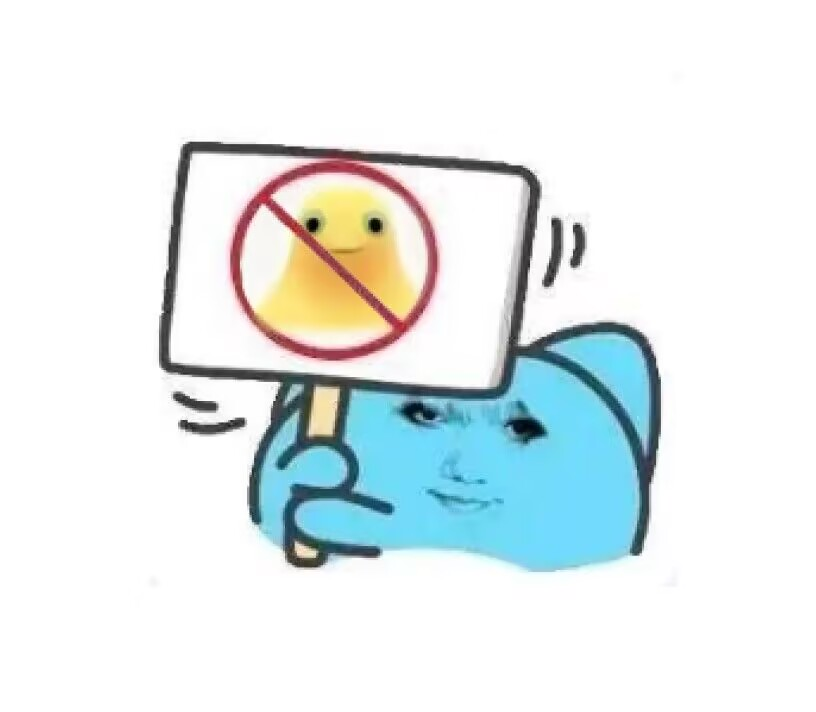
#> input picture template-source.jpg, 816 x 712 px
$ python build_assets.py
#> lines starting #> are read from the running program, lines starting #| are printed output that depends on the picture; after the words box and inside, x2 and y2 are one past the last pixel; in counts of white or black regions, pixels touching at a corner belong together
"""Build template.png + overlay.png from the source meme, plus tools/geometry.json.

In the finished sticker the user's picture is clipped to a circle, so inside that circle
the picture hides *everything* the source meme had there - including the red ring.  That
makes the overlay the only thing drawing the ring, and it means the ring has to be
measured exactly: any part of the picture that reaches past the painted red would show up
as a halo of the picture outside the prohibition sign (the bug this file now guards
against by construction).

Pipeline
  1. a red mask that also rejects the mascot's yellow/orange and skin tones,
  2. circle centre fit + the ring's inner/outer edge measured per angle (keeps the
     hand-drawn wobble),
  3. overlay.png
       - r >= ring_in(angle): the source's own pixels (board, ring's soft outer edge),
       - the ring band [ring_in, ring_out] repainted in the sign's red, aged with
         multi-scale ink-density noise, chips and grime, its outer edge nibbled by the
         same noise so it stops reading as a vector circle laid over the photograph,
       - a clean slash inside, cut off at the ring's inner edge, carrying the same ink,
     so the picture shows through the ring's inner hole and nothing past it,
  4. slashmask.png: just the slash, so the page can drop it for "only keep the ring",
  5. template.png: the same source with everything inside ring_in(angle) painted white
     (the yellow mascot erased, the wobble preserved).
"""
import io
import json
import math
import os

import numpy as np
from PIL import Image

ROOT = os.path.dirname(os.path.dirname(os.path.abspath(__file__)))
SRC = os.path.join(ROOT, "template-source.jpg")
OUT = os.path.join(ROOT, "assets")
os.makedirs(OUT, exist_ok=True)

NB = 48                      # angular buckets for the ring profile
FEATHER = 1.0                # px of antialiasing on every edge we synthesise
RED_FALLBACK = (190, 32, 45)


def smooth_circular(values):
    n = len(values)
    return [(values[(i - 1) % n] + 2 * values[i] + values[(i + 1) % n]) / 4 for i in range(n)]


img = Image.open(SRC).convert("RGB")
#> img is the input picture: PIL image 816x712 RGB; mean R, G, B 228.7, 236.5, 237.1
W, H = img.size
a = np.asarray(img).astype(np.float32)
r, g, b = a[:, :, 0], a[:, :, 1], a[:, :, 2]

# ---- red mask ------------------------------------------------------------------------
# The mascot is orange/yellow and skin is pink, and both satisfy "r > g > b".  What makes
# real red different is that its blue is close to its green, while yellow/skin have a lot
# less blue than green.  That single test keeps the mask clean without any blob hunting.
red = (r > 100) & (r - g > 35) & (b >= g - 15)
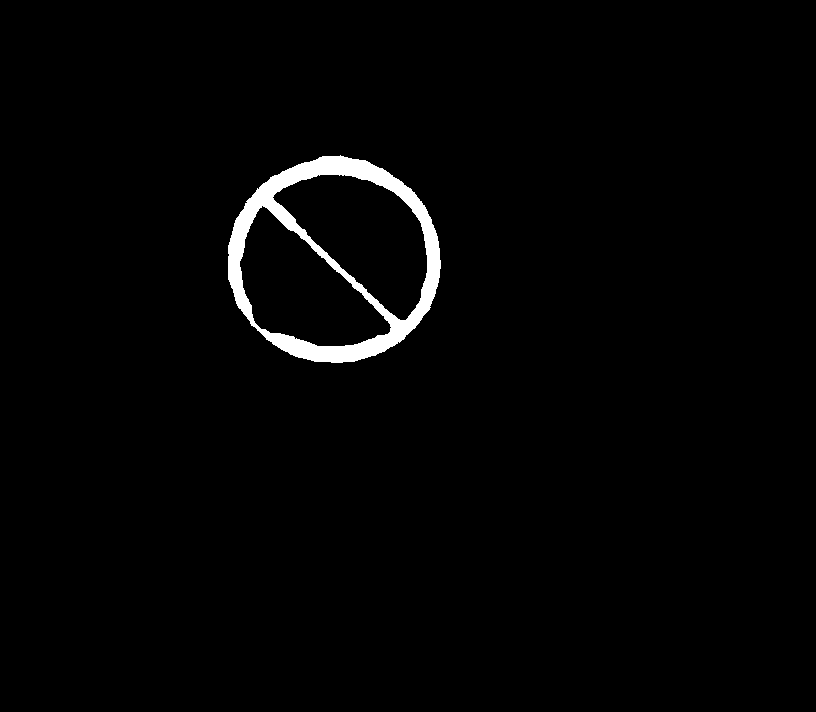
#> red: shape (712, 816) bool; 1.8% white; 1 white region, box (x1, y1, x2, y2) and area: (228, 155, 441, 363) 10332
print("red mask: %d px" % int(red.sum()))
#| red mask: 10332 px

ys, xs = np.nonzero(red)
#> ys = 10332 values from 155 to 362; xs = 10332 values, max 440 at index 5497, min 228 at index 4882, mean 333.8
picked = np.hypot(xs - 333.67, ys - 259.78) > 70      # ignore the slash while fitting
x = xs[picked].astype(np.float64)
#> x = 9289 values, max 440 at index 4935, min 228 at index 4474, mean 334.5
y = ys[picked].astype(np.float64)
#> y = 9289 values from 155 to 362

# ---- circle centre: iterative algebraic fit on the ring band -------------------------
cx, cy, rad = 334.5, 259.5, 99.0
for _ in range(12):
    d = np.hypot(x - cx, y - cy)
    m = d > rad - 20
    A = np.column_stack([x[m], y[m], np.ones(int(m.sum()))])
    sol, *_ = np.linalg.lstsq(A, x[m] ** 2 + y[m] ** 2, rcond=None)
    cx, cy = sol[0] / 2, sol[1] / 2
    rad = math.sqrt(sol[2] + cx * cx + cy * cy)
#> this loop made 12 passes
#> (sol, rad) on passes 1 to 8: ([667.8, 520.3, -169735], 97.02), ([667.8, 520.3, -169761.3], 96.94), ([667.8, 520.3, -169764.2], 96.94), ([667.8, 520.3, -169764.2], 96.94), ([667.8, 520.3, -169764.2], 96.94), ([667.8, 520.3, -169764.2], 96.94), ([667.8, 520.3, -169764.2], 96.94), ([667.8, 520.3, -169764.2], 96.94)
print("centre=(%.2f, %.2f) radius~%.2f" % (cx, cy, rad))
#| centre=(333.90, 260.14) radius~96.94

# ---- slash: direction, offset and width ----------------------------------------------
# Inside the ring the remaining red pixels are the slash (the warm smear the mascot's face
# picks up is deliberately not in the mask).  A prohibition slash always runs from upper
# left to lower right, so the angle is searched in that neighbourhood only.
sel = np.hypot(x - cx, y - cy) < (rad - 12)
xi, yi = x[sel], y[sel]
#> xi = 311 values, max 396 at index 263, min 267 at index 67, mean 323.9; yi = 311 values from 200 to 323
mean = np.array([xi.mean(), yi.mean()])
#> mean = [323.9, 254.6]
best = None
for deg in np.arange(35.0, 56.01, 0.25):
    th = math.radians(deg)
    dv = np.array([math.cos(th), math.sin(th)])
    pv = np.array([-dv[1], dv[0]])
    pr = np.vstack([xi - mean[0], yi - mean[1]]).T @ pv
    for wid in np.arange(8.0, 24.5, 0.5):
        m = np.abs(pr) <= wid / 2
        if m.sum() < 60:
            break
        tr = np.vstack([xi[m] - mean[0], yi[m] - mean[1]]).T @ dv
        span = float(np.percentile(tr, 99) - np.percentile(tr, 1))
        score = span - 0.4 * wid
        if best is None or score > best[0]:
            best = (score, deg, wid, span)
#> after the loop, best = (166.5, 45.5, 8, 169.7)
_, deg, _, span = best
#> deg = 45.5; span = 169.7
th = math.radians(deg)
#> th = 0.794
adir = np.array([math.cos(th), math.sin(th)])
#> adir = [0.701, 0.713]
aperp = np.array([-adir[1], adir[0]])
#> aperp = [-0.713, 0.701]
pr = (xi - cx) * aperp[0] + (yi - cy) * aperp[1]
#> pr = 311 values, max 11.16 at index 67, min -4.45 at index 263, mean 3.25
slash_off = float(np.median(pr))                 # line offset from the sign's centre
#> slash_off = 2.69
near = np.abs(pr - slash_off) < 14.0
# the pixel core plus the ~1px of JPEG blending on each side is what the eye reads as the
# stroke, and it lands on the same weight as the ring (which is how the meme is drawn)
slash_w = float(np.percentile(pr[near], 97) - np.percentile(pr[near], 3)) + 2.0
#> slash_w = 16.08
print("slash: angle=%.1f deg dir=(%.4f, %.4f) width=%.2f offset=%.2f" %
      (deg, adir[0], adir[1], slash_w, slash_off))
#| slash: angle=45.5 deg dir=(0.7009, 0.7133) width=16.08 offset=2.69

# ---- ring band per angle -------------------------------------------------------------
yy, xx = np.mgrid[0:H, 0:W]
dist = np.hypot(xx - cx, yy - cy)
ang = (np.degrees(np.arctan2(yy - cy, xx - cx)) + 360.0) % 360.0
# drop the slash (and its ends, which blend into the ring) before measuring the band
slash_perp = np.abs((xx - cx) * aperp[0] + (yy - cy) * aperp[1] - slash_off)
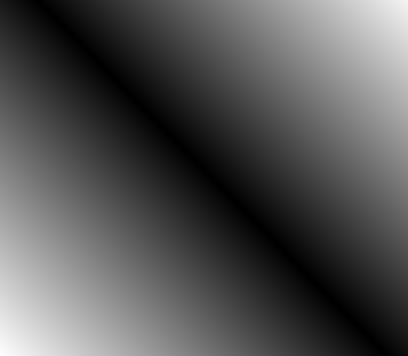
#> slash_perp: shape (712, 816) float64 (shown at 1/2 size); min 0, max 551.5, mean 181.4; drawn with min black and max white
ring_only = red & (slash_perp > slash_w / 2 + 4)
#> ring_only: shape (712, 816) bool; 1.4% white; 2 white regions, box (x1, y1, x2, y2) and area: (269, 155, 441, 329) 4276, (228, 197, 396, 363) 3864

angles = np.arange(NB) * 360.0 / NB
edge_in, edge_out = [np.nan] * NB, [np.nan] * NB
for i in range(NB):
    s = ring_only & (ang >= i * 360.0 / NB) & (ang < (i + 1) * 360.0 / NB) & (dist > 70) & (dist < 125)
    dd = dist[s]
    if dd.size < 25:
        continue
    edge_in[i] = float(np.percentile(dd, 3))
    edge_out[i] = float(np.percentile(dd, 97))
#> after the loop, edge_in = 48 items, first 6: 93.3, 92.98, 92.6, 94.4, 93.36, 93.56; edge_out = 48 items, first 6: 106.1, 106.1, 105.9, 106.1, 104.9, 104.9
# buckets where the slash crosses the ring keep too few pixels: interpolate from the
# buckets that do have a measurement, then smooth around the circle
good = [i for i in range(NB) if not np.isnan(edge_in[i])]
#> good = 46 values from 0 to 47
if len(good) < NB // 2:
    raise SystemExit("could not measure the ring: only %d/%d buckets had pixels" % (len(good), NB))
wrapped = good + [g + NB for g in good]
#> wrapped = 92 values from 0 to 95
for i in range(NB):
    if np.isnan(edge_in[i]):
        k = np.searchsorted(wrapped, i)
        lo, hi = wrapped[k - 1], wrapped[k]
        t = (i - lo) / (hi - lo)
        edge_in[i] = edge_in[lo % NB] * (1 - t) + edge_in[hi % NB] * t
        edge_out[i] = edge_out[lo % NB] * (1 - t) + edge_out[hi % NB] * t
#> this loop made 48 passes
#> (k, lo, hi, t) on passes 7, 30: (6, 5, 7, 0.5), (28, 28, 30, 0.5)
#> after the loop, edge_in = 48 values, max 98.66 at index 18, min 86.03 at index 11, mean 90.51; edge_out = 48 values, max 106.9 at index 22, min 101.4 at index 12, mean 104.2
prof_in = smooth_circular(edge_in)
#> in smooth_circular, `n = len(values)`: n = 48
#> prof_in = 48 values, max 97.05 at index 18, min 86.17 at index 11, mean 90.51
prof_out = smooth_circular(edge_out)
#> prof_out = 48 values, max 106.5 at index 22, min 101.7 at index 12, mean 104.2
ring_in, ring_out = float(np.median(prof_in)), float(np.median(prof_out))
#> ring_in = 90.93; ring_out = 104.1
ring_in_min, ring_in_max = float(min(prof_in)), float(max(prof_in))
#> ring_in_min = 86.17; ring_in_max = 97.05
ring_out_min, ring_out_max = float(min(prof_out)), float(max(prof_out))
#> ring_out_min = 101.7; ring_out_max = 106.5
print("ring in %.1f..%.1f (med %.1f)  out %.1f..%.1f (med %.1f)" %
      (ring_in_min, ring_in_max, ring_in, ring_out_min, ring_out_max, ring_out))
#| ring in 86.2..97.1 (med 90.9)  out 101.7..106.5 (med 104.1)

# ---- colour of the repainted sign ----------------------------------------------------
# The source is a re-encoded JPEG and its stroke reads as a dull brick red; the sign is
# repainted in the red the tool has always used so the finished sticker looks like a
# prohibition sign rather than a washed-out copy.
RED = RED_FALLBACK
band = red & (np.abs(dist - (ring_in + ring_out) / 2) < 4)
#> band: shape (712, 816) bool; 0.81% white; 1 white region, box (x1, y1, x2, y2) and area: (233, 159, 436, 362) 4696
print("ring core colour in the source %s (%d px), repainting with %s" %
      (tuple(int(np.median(a[:, :, c][band])) for c in range(3)), int(band.sum()), RED))
#| ring core colour in the source (160, 75, 85) (4696 px), repainting with (190, 32, 45)

# ---- per-pixel interpolated ring edges ----------------------------------------------
grid = np.concatenate([angles, [360.0]])
rin_px = np.interp(ang, grid, prof_in + [prof_in[0]])
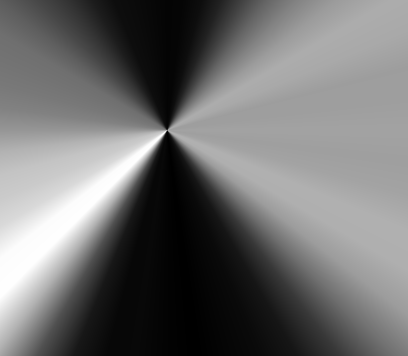
#> rin_px: shape (712, 816) float64 (shown at 1/2 size); min 86.17, max 97.05, mean 90.9; drawn with min black and max white
rout_px = np.interp(ang, grid, prof_out + [prof_out[0]])

clip = lambda v: np.clip(v, 0.0, 1.0)


def value_noise(shape, cells, seed):
    """Smooth pseudo-random field in [0,1): a coarse grid, smoothstep-upsampled."""
    h, w = shape
    g = np.random.default_rng(seed).random((cells + 1, cells + 1)).astype(np.float32)
    ys = np.linspace(0.0, cells, h, endpoint=False)
    xs = np.linspace(0.0, cells, w, endpoint=False)
    y0 = np.floor(ys).astype(np.int32)
    x0 = np.floor(xs).astype(np.int32)
    fy = (ys - y0)[:, None]
    fx = (xs - x0)[None, :]
    fy = fy * fy * (3 - 2 * fy)
    fx = fx * fx * (3 - 2 * fx)
    a00 = g[np.ix_(y0, x0)]
    a01 = g[np.ix_(y0, x0 + 1)]
    a10 = g[np.ix_(y0 + 1, x0)]
    a11 = g[np.ix_(y0 + 1, x0 + 1)]
    top = a00 * (1 - fx) + a01 * fx
    bot = a10 * (1 - fx) + a11 * fx
    return top * (1 - fy) + bot * fy


# ---- aged ink -------------------------------------------------------------------------
# A perfectly even red reads as a vector overlay pasted onto the photograph.  Real screen
# print on a board is never even: it thins where it was wiped, darkens where it pooled,
# gets knocked off in chips and carries a faint grain.  All of that lives in the *colour*
# only - the overlay's alpha, which is what actually keeps the picture inside the ring, is
# left exactly as measured, so none of this can move the leak boundary.
#
# The amplitudes are set so the ring's tonal spread is in the same league as the source
# photo's own (a flat repaint measures ~0 where the source measures ~27), because a stroke
# far smoother than its surroundings is what gives the game away.
blotch = value_noise((H, W), 8, 1301)             # broad thinning / pooling
patch = value_noise((H, W), 24, 1305)             # unevenness along the stroke
speck = value_noise((H, W), 55, 1302)             # patchiness
tooth = value_noise((H, W), 190, 1303)            # fine tooth
grain = np.random.default_rng(1306).normal(0.0, 1.0, (H, W)).astype(np.float32)
BOARD = np.array([201, 194, 183], np.float32)     # what the print sits on
GRIME = np.array([78, 52, 46], np.float32)        # soot caught in the low spots

density = np.clip(1.0
                  + 0.30 * (blotch - 0.5) * 2.0
                  + 0.17 * (patch - 0.5) * 2.0
                  + 0.11 * (speck - 0.5) * 2.0
                  + 0.07 * (tooth - 0.5) * 2.0
                  + 0.07 * grain, 0.60, 1.28)
ink = np.array(RED, np.float32)[None, None, :] * density[:, :, None]

# a soft faded wash over the thin parts of the print ...
wash = clip((0.52 - blotch) * 3.2) * (0.45 + 0.55 * patch) * 0.30
# ... plus rarer spots where the ink is actually gone and the board shows
spots = clip((0.34 - speck) * 5.0) * clip(0.35 + (0.58 - blotch) * 2.0) * 0.85
wear = np.maximum(wash, spots)
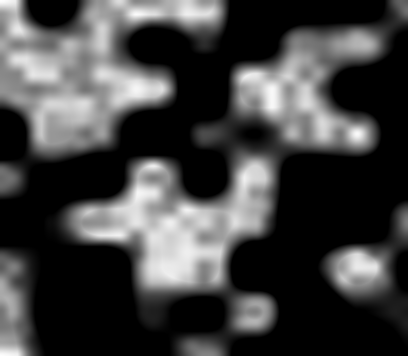
#> wash: shape (712, 816) float64 (shown at 1/2 size); min 0, max 0.299, mean 0.0766; drawn with min black and max white
ink = ink * (1 - wear[:, :, None]) + BOARD * wear[:, :, None]

# grime settles in the broad low areas
grime = clip((blotch - 0.66) * 2.8) * (0.55 + 0.45 * grain * 0.5) * 0.34
ink = ink * (1 - grime[:, :, None]) + GRIME * grime[:, :, None]

# ---- overlay -------------------------------------------------------------------------
# The board, the sign's black frame and the ring's soft outer edge all come straight from
# the source; only the ring band and the slash are repainted.
disc_r = ring_out_max + 6.0
#> disc_r = 112.5
dist_slash = np.abs((xx - cx) * aperp[0] + (yy - cy) * aperp[1] - slash_off)
outside_a = clip((dist - rin_px) / FEATHER) * clip((disc_r - dist) / FEATHER)
# Both edges of the stroke are nibbled by the same noise so it stops reading as a compass
# circle laid over the photo.  Eroding or extending the *red* is safe: what keeps the
# picture in is outside_a, and all that changes here is which colour sits on top.
edge_out = (value_noise((H, W), 70, 1304) - 0.5) * 4.2
edge_in = (value_noise((H, W), 46, 1307) - 0.5) * 1.8
ring_a = clip(0.5 + np.minimum(dist - (rin_px + edge_in), rout_px + edge_out - dist) / FEATHER)
slash_a = clip(slash_w / 2 + 0.5 - dist_slash) * clip((ring_in_max + 2.0 - dist) / FEATHER)
red_a = np.maximum(ring_a, slash_a)

ov_rgb = a * (1.0 - red_a[:, :, None]) + ink * red_a[:, :, None]
ov_a = np.maximum(outside_a, slash_a) * 255.0
ov = np.dstack([ov_rgb, ov_a]).astype(np.uint8)
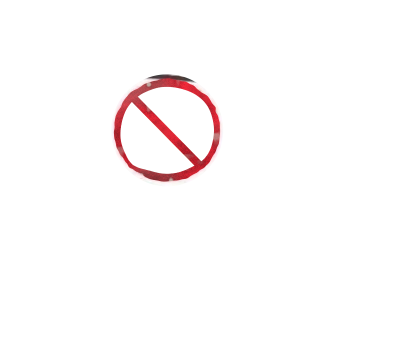
#> ov: shape (712, 816, 4) (shown at 1/2 size); mean R, G, B, A 228.8, 235.3, 236.1, 7.1; transparent parts drawn white

# How uneven did the ink end up?  A flat repaint measures ~0 here while the source photo's
# own stroke measures ~27, and a stroke far smoother than its surroundings is what makes the
# sign look pasted on.  "worn" is the share of the stroke where the board shows through.
lum = ov_rgb[:, :, :3][band].mean(1)
#> lum = 4696 values, max 221.7 at index 3058, min 62.28 at index 3488, mean 100.7
worn = 100.0 * (ov_rgb[:, :, 1][band] > 90).mean()
#> worn = 6.05
print("aged ink: luminance std %.1f (was %.1f for a flat repaint, source stroke %.1f), "
      "p1..p99 %.0f..%.0f, worn %.1f%%" %
      (lum.std(), 0.0, np.asarray(a[:, :, :3][band]).mean(1).std(),
       np.percentile(lum, 1), np.percentile(lum, 99), worn))
#| aged ink: luminance std 16.6 (was 0.0 for a flat repaint, source stroke 30.2), p1..p99 75..172, worn 6.0%
Image.fromarray(ov).save(os.path.join(OUT, "overlay.png"), optimize=True)

# ---- slash-only mask -----------------------------------------------------------------
# The page can switch the slash off ("keep only the ring").  This little mask holds exactly
# the pixels the slash contributes, so the page can erase them from the overlay without
# touching the ring where the two meet.
slash_only = clip(slash_a * (1.0 - ring_a))
sy, sx = np.nonzero(slash_only > 0.004)
#> sy = 3096 values from 193 to 331; sx = 3096 values, max 402 at index 2989, min 263 at index 118, mean 332.2
if sx.size:
    mx0, my0 = int(sx.min()) - 1, int(sy.min()) - 1
#> mx0 = 262; my0 = 192
    mx1, my1 = int(sx.max()) + 2, int(sy.max()) + 2
#> mx1 = 404; my1 = 333
    Image.fromarray((slash_only[my0:my1, mx0:mx1] * 255).astype(np.uint8), "L").save(
        os.path.join(OUT, "slashmask.png"), optimize=True)
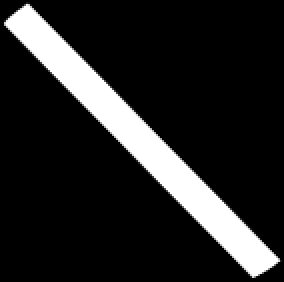
#> saved as slashmask.png: PIL image 142x141 L (shown 2 times larger); min 0, max 255, mean 36.8
else:
    mx0 = my0 = 0
    mx1, my1 = 1, 1
    Image.fromarray(np.zeros((1, 1), np.uint8), "L").save(os.path.join(OUT, "slashmask.png"))
print("slash mask %dx%d at (%d, %d)" % (mx1 - mx0, my1 - my0, mx0, my0))
#| slash mask 142x141 at (262, 192)

# ---- base template: the sign's interior painted white -------------------------------
inner = clip((dist - (rin_px - 1.2)) / FEATHER)          # 0 inside the sign, 1 outside
base = a * inner[:, :, None] + 255.0 * (1.0 - inner[:, :, None])
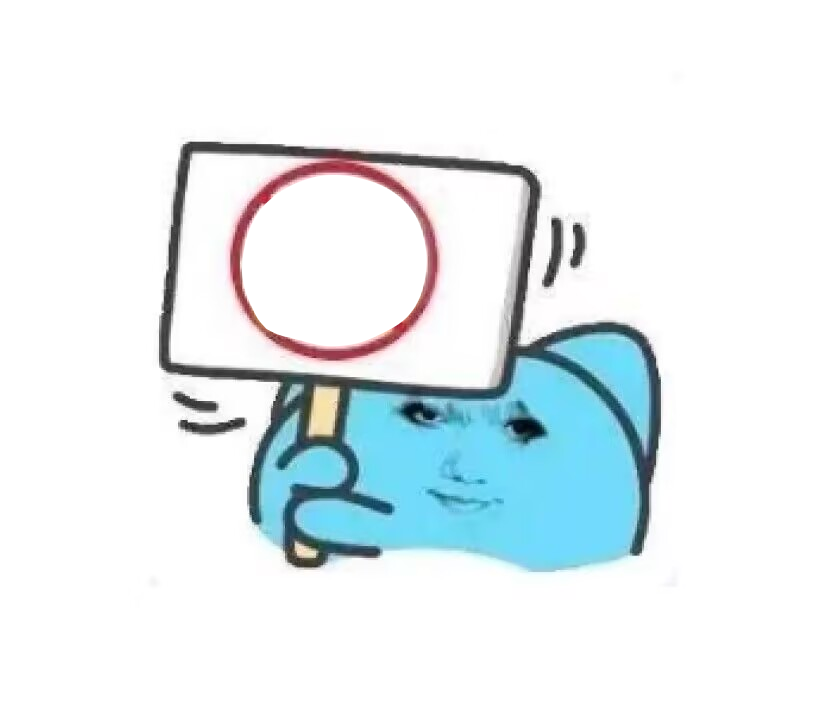
#> base: shape (712, 816, 3) float64; mean R, G, B 229.5, 238.6, 241.6
tpl = Image.fromarray(base.astype(np.uint8))
tpl.save(os.path.join(OUT, "template.png"), optimize=True)

thumb = tpl.resize((408, 356), Image.LANCZOS)
buf = io.BytesIO()
thumb.save(buf, "JPEG", quality=72, optimize=True)
open(os.path.join(OUT, "thumb.jpg"), "wb").write(buf.getvalue())

geo = dict(
    w=W, h=H,
    cx=round(cx, 2), cy=round(cy, 2),
    ring_in=round(ring_in, 2), ring_out=round(ring_out, 2),
    ring_in_min=round(ring_in_min, 2), ring_in_max=round(ring_in_max, 2),
    ring_out_min=round(ring_out_min, 2), ring_out_max=round(ring_out_max, 2),
    # the picture is clipped here and must cover cover_r, so it can neither leave a white
    # gap inside the ring nor a halo of itself outside it
    clip_r=round(ring_out_max + 4.0, 2),
    cover_r=round(ring_in_max + 2.0, 2),
    disc_r=round(disc_r, 2),
    slash=dict(cx=round(cx + aperp[0] * slash_off, 2), cy=round(cy + aperp[1] * slash_off, 2),
               dx=round(float(adir[0]), 4), dy=round(float(adir[1]), 4),
               w=round(slash_w, 2), offset=round(slash_off, 2),
               end_r=round(ring_in_max + 2.0, 2)),
    slash_mask=dict(x=mx0, y=my0, w=mx1 - mx0, h=my1 - my0),
    red=list(RED),
)
#> geo = 16 items
# written with LF so a rebuild never shows up as a line-ending-only diff
with open(os.path.join(ROOT, "tools", "geometry.json"), "w", encoding="utf-8", newline="\n") as fh:
    json.dump(geo, fh, indent=1)
    fh.write("\n")
print("GEO", geo)
#> (printed output is left out)
print("sizes: template %d, overlay %d, thumb %d" %
      (os.path.getsize(os.path.join(OUT, "template.png")),
       os.path.getsize(os.path.join(OUT, "overlay.png")), len(buf.getvalue())))
